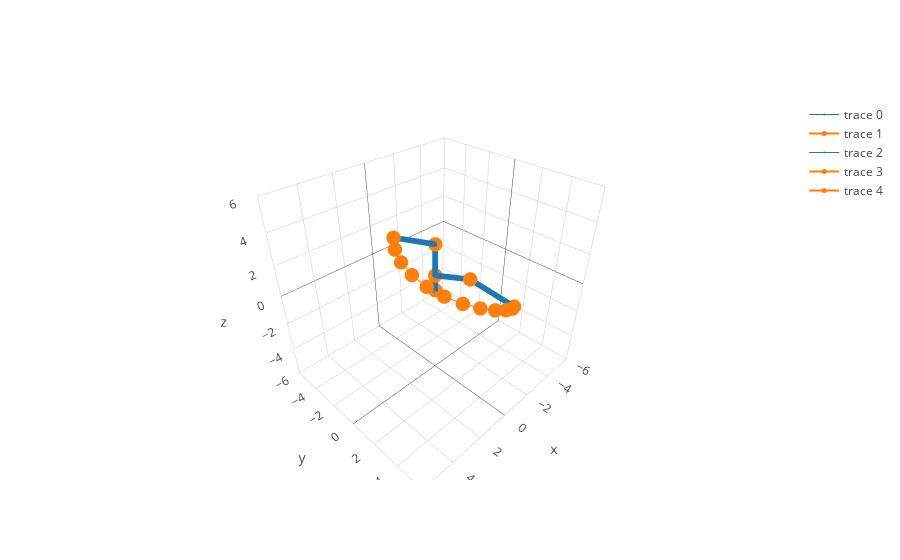

Notebook code cell kept with this figure:
### Code cell
thetafinal = [2*pi/3,pi/2,-pi/6]
thetainit = [0,0,pi/3]

trajectorymat = trajectory.calctrac(robot1,thetainit,thetafinal,10) 
m = graphics.tracplot(robot1, trajectorymat,1)
m.show()
print(robot1.coordmat)

### Figure 1 — Plotly figure (JSON) as saved in the notebook; plotly's stock layout.template omitted (floating-point values rounded to 4 significant figures; data arrays with more than 128 entries replaced by an {"elided": "..."} marker saying what was removed)
{"data": [{"line": {"color": "#1f77b4", "width": 1}, "marker": {"size": 2}, "type": "scatter3d", "uid": "c40e8b5b-0b8b-4510-9bf3-d2caf91aaa5d", "x": {"elided": "150 float values"}, "y": {"elided": "150 int values"}, "z": {"elided": "150 float values"}}, {"line": {"color": "#ff7f0e", "width": 2}, "marker": {"size": 5}, "type": "scatter3d", "uid": "ccd3b1b4-6a98-428a-979f-baa0bb9032be", "x": [0, 0, 0, 2.598], "y": [0, 0, 0, 0], "z": [0, 1, 3, 4.5]}, {"line": {"color": "#1f77b4", "width": 1}, "marker": {"size": 2}, "type": "scatter3d", "uid": "d6e549b6-ff3f-43eb-ae1a-db56c4303133", "x": {"elided": "150 float values"}, "y": {"elided": "150 float values"}, "z": {"elided": "150 float values"}}, {"line": {"color": "#ff7f0e", "width": 2}, "marker": {"size": 5}, "type": "scatter3d", "uid": "89fd0f53-d196-40f1-9d04-dc97ee5b35cf", "x": [0, 0, -1.0, -2.299], "y": [0, 0, 1.732, 3.982], "z": [0, 1, 1.0, -0.5]}, {"line": {"color": "#ff7f0e", "width": 2}, "marker": {"size": 5}, "type": "scatter3d", "uid": "7738553c-9dc1-4763-8e43-555f67f35ceb", "x": [2.598, 2.959, 3.155, 3.152, 2.932, 2.498, 1.873, 1.097, 0.2253, -0.6766, -1.54, -2.299], "y": [0, 0.5703, 1.263, 2.025, 2.795, 3.508, 4.101, 4.521, 4.729, 4.706, 4.45, 3.982], "z": [4.5, 4.226, 3.9, 3.527, 3.109, 2.654, 2.167, 1.654, 1.124, 0.5823, 0.03838, -0.5]}], "layout": {"scene": {"xaxis": {"range": [-6, 6]}, "yaxis": {"range": [-6, 6]}, "zaxis": {"range": [-6, 6]}}}}
